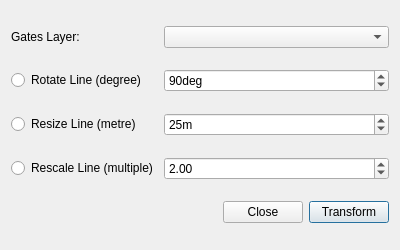
<?xml version="1.0" encoding="UTF-8"?>
<!--
SPDX-FileCopyrightText: 2017 Jorge Gil <jorge.gil@ucl.ac.uk>
SPDX-FileCopyrightText: 2017 UCL

SPDX-License-Identifier: GPL-2.0-or-later
-->
<ui version="4.0">
 <class>NetworkTransformerDialogBase</class>
 <widget class="QDialog" name="NetworkTransformerDialogBase">
  <property name="enabled">
   <bool>true</bool>
  </property>
  <property name="geometry">
   <rect>
    <x>0</x>
    <y>0</y>
    <width>400</width>
    <height>250</height>
   </rect>
  </property>
  <property name="minimumSize">
   <size>
    <width>400</width>
    <height>250</height>
   </size>
  </property>
  <property name="windowTitle">
   <string>GateTransformer</string>
  </property>
  <layout class="QGridLayout" name="gridLayout">
   <item row="4" column="0">
    <widget class="QRadioButton" name="resize_radio">
     <property name="text">
      <string>Resize Line (metre)</string>
     </property>
    </widget>
   </item>
   <item row="3" column="0">
    <widget class="QRadioButton" name="rotate_radio">
     <property name="text">
      <string>Rotate Line (degree)</string>
     </property>
    </widget>
   </item>
   <item row="6" column="3">
    <widget class="QPushButton" name="run_button">
     <property name="sizePolicy">
      <sizepolicy hsizetype="Maximum" vsizetype="Fixed">
       <horstretch>0</horstretch>
       <verstretch>0</verstretch>
      </sizepolicy>
     </property>
     <property name="text">
      <string>Transform</string>
     </property>
    </widget>
   </item>
   <item row="0" column="0">
    <widget class="QLabel" name="label">
     <property name="text">
      <string>Gates Layer:</string>
     </property>
    </widget>
   </item>
   <item row="5" column="0">
    <widget class="QRadioButton" name="rescale_radio">
     <property name="text">
      <string>Rescale Line (multiple)</string>
     </property>
    </widget>
   </item>
   <item row="3" column="1" colspan="3">
    <widget class="QSpinBox" name="rotate_spinBox">
     <property name="suffix">
      <string>deg</string>
     </property>
     <property name="maximum">
      <number>360</number>
     </property>
     <property name="singleStep">
      <number>5</number>
     </property>
     <property name="value">
      <number>90</number>
     </property>
    </widget>
   </item>
   <item row="0" column="1" colspan="3">
    <widget class="QComboBox" name="comboBox"/>
   </item>
   <item row="4" column="1" colspan="3">
    <widget class="QSpinBox" name="resize_spinBox">
     <property name="suffix">
      <string>m</string>
     </property>
     <property name="maximum">
      <number>1000000000</number>
     </property>
     <property name="singleStep">
      <number>5</number>
     </property>
     <property name="value">
      <number>25</number>
     </property>
    </widget>
   </item>
   <item row="5" column="1" colspan="3">
    <widget class="QDoubleSpinBox" name="rescale_spinBox">
     <property name="maximum">
      <double>1000000000.000000000000000</double>
     </property>
     <property name="singleStep">
      <double>0.250000000000000</double>
     </property>
     <property name="value">
      <double>2.000000000000000</double>
     </property>
    </widget>
   </item>
   <item row="6" column="2">
    <widget class="QPushButton" name="close_button">
     <property name="sizePolicy">
      <sizepolicy hsizetype="Maximum" vsizetype="Fixed">
       <horstretch>0</horstretch>
       <verstretch>0</verstretch>
      </sizepolicy>
     </property>
     <property name="text">
      <string>Close</string>
     </property>
    </widget>
   </item>
  </layout>
 </widget>
 <resources/>
 <connections/>
</ui>
